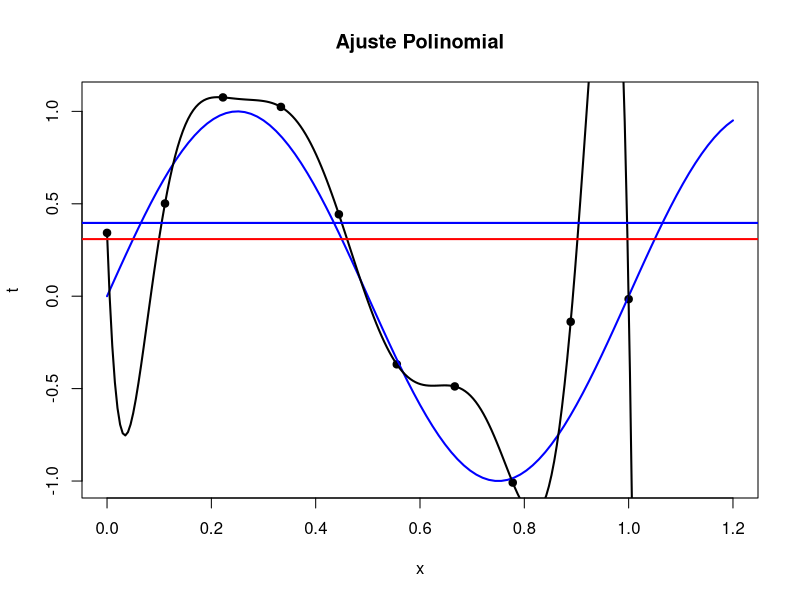
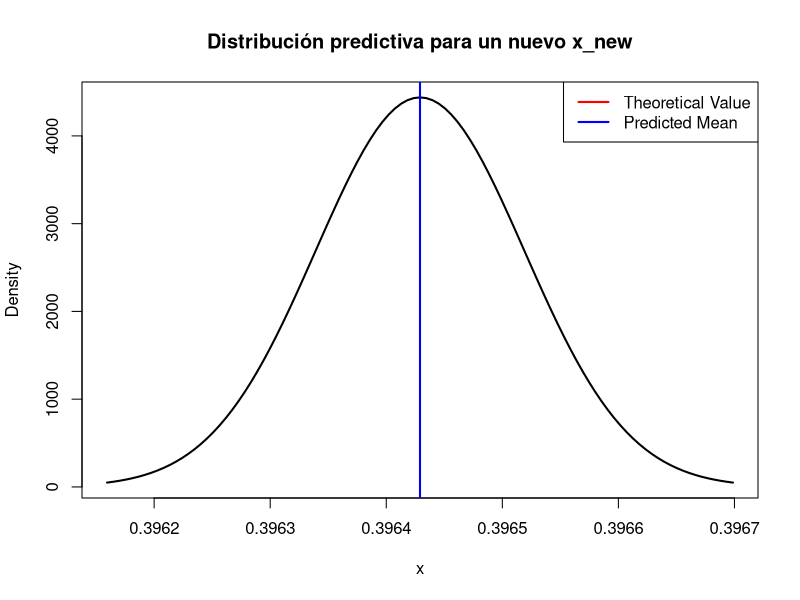
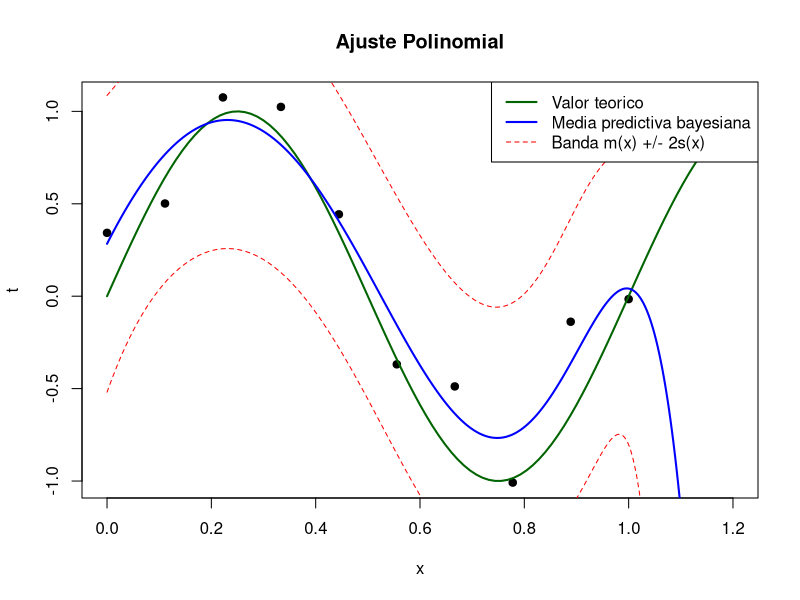

Here is the R script that generated these plots, in order:
#####################################
############ DATOS ##################
#####################################
#Generar datos sintéticos
# 10 puntos de t = sin(2*pi*x) + N(0, 0.1)
set.seed(42)
grado <- 9
n <- 10
x <- seq(0, 1, length.out = n)
t <- sin(2 * pi * x) + rnorm(n, mean = 0, sd = 0.25)

#Graficar los datos sinteticos
plot(x, t, main = "Ajuste Polinomial", xlab = "x", ylab = "t", pch = 19,
     xlim = c(0, 1.2))

#Graficar curva teorica t = sin(2*pi*x)
curve(sin(2 * pi * x), add = TRUE, col = "blue", lwd = 2)

#Para obtener los pesos del ajuste polinomial, al minimizar el error cuadratico
# el vector solucion de maxima verosimilitud en un ajuste polinomial de orden M
# tiene la forma w_ML = X^(-1) * R

#####################################
############ AJUSTE PUNTUAL #########
#####################################
#Calcular el n-ésimo momento de los datos de entrada x
moment_x <- function(x, n) {
  mean(x^n)
}

#Calcular el n-ésimo momento de los datos de entrada multiplicados por t_i
# 1/N Σ (x_i^n * t_i)
moment_xt <- function(datos, n) {
  mean((datos^n)*t)
}

#Crear la matriz de momentos M+1 x M+1 para calcular los pesos del ajuste polinomial (X)
M <- matrix(0, nrow = grado + 1, ncol = grado + 1)
#Crear vector que contiene los momentos de x_i^n * t_i (R)
b <- numeric(grado + 1)

#Guardar los momentos de 0 a 2M de los datos de entrada x
moments <- sapply(0:(grado * 2), function(n) moment_x(x, n))
#Llenar matriz simétrica con los momentos guardados
for (i in 0:grado) {
  for (j in 0:grado) {
    M[i + 1, j + 1] <- moments[i + j + 1]
  }
  #Calcular vector R
  b[i + 1] <- moment_xt(x, i)
}

#Calcular pesos w = X^-1 * R
w <- solve(M, b)

#funcion para predecir t dado un x usando los pesos w
t_predict <- function(x)
{
  sum(w * x^(0:(length(w) - 1)))
}

# Vector base polinomial phi(x) = [1, x, x^2, ..., x^M]^T
phi <- function(x, grado) {
  x^(0:grado)
}

#####################################
############ GRAFICOS ################
#####################################

#Graficar la curva polinomial usando los pesos w ajustados
x_grid <- seq(0, 2, length.out = 400)           # grid x denso
p <- sapply(x_grid, function(x) t_predict(x))
lines(x_grid, p, type = "l", lwd = 2)

# Graficar el valor teórico para x_new usando t = sin(2*pi*x)
x_new <- 0.45
abline(h = sin(2 * pi * x_new), col = "red", lwd = 2)
# Graficar predicción del valor promedio para x_new
abline(h = t_predict(x_new), col = "blue", lwd = 2)

#########################################################################################################
############ CALCULAR DISTRIBUCION PREDICTIVA PARA UN NUEVO x0 (Bayes pt.1) usando estimadores ML #######
#########################################################################################################

residuos_ml <- t - sapply(x, t_predict)
sigma2_ML <- mean(residuos_ml^2)
beta_ML <- 1 / sigma2_ML

#####################################
############ GRAFICOS ################
#####################################
sd<- sqrt(1/beta_ML)

# graficar distribución normal centrada en t_predict(x_new) con varianza beta_ML^-1
# corresponde a p(t_new | x_new, w_ML, beta_ML) = N(t_new | t_predict(x_new, w_ML), beta_ML^-1)
curve(dnorm(x, mean = t_predict(x_new), sd = sd),
      from = -3*sd + t_predict(x_new), to = 3*sd + t_predict(x_new),
      lwd = 2,
      xlab = "x", ylab = "Density",
      main = "Distribución predictiva para un nuevo x_new")

#plot theoretical value for x_new using t = sin(2*pi*x)
abline(v = sin(2 * pi * x_new), col = "red", lwd = 2)

#plot mean predicted value for x_new
abline(v = t_predict(x_new), col = "blue", lwd = 2)

legend("topright",
       legend = c("Theoretical Value", "Predicted Mean"),
       col = c("red", "blue"),
       lwd = 2)

#############################################################################################
############ CALCULAR DISTRIBUCION PREDICTIVA PARA UN NUEVO x0 (Bayes pt.2) en general #######
#############################################################################################
# Considerando alfa y beta fijos (hiperparametros),
# Corresponde a eq.1: 
#               p(t_new | x_new, x, t) = integral(p(t_new | x_new, w) * p(w | x, t) dw)
# donde p(t_new | x_new, w) = N(t_new | t_predict(x_new, w), beta^-1)
#     y p(w | x, t) = p(t|x, w, beta) * p(w|alfa) / p(t|x, alfa, beta)
#     es la distribución posterior de los pesos w dados los datas (x, t)

alfa = 5*(10^-3)
beta = 11.1

#Al resolver la eq.1 se obtiene
# p(t_new | x_new, x, t) = N(t_new | m(x), s^2(x))

# Matriz de diseño Phi de tamaño N x (M + 1), con Phi[n, ] = phi(x_n)^T
Phi <- t(sapply(x, phi, grado = grado))

# S_N^{-1} = alfa*I + beta*Phi^T*Phi
S_inv <- alfa * diag(grado + 1) + beta * crossprod(Phi)
S <- solve(S_inv)

# m_N = beta * S_N * Phi^T * t
m_N <- beta * S %*% crossprod(Phi, t)

# Media predictiva m(x) = m_N^T * phi(x)
m <- function(x) {
  phi_x <- phi(x, grado)
  as.numeric(t(m_N) %*% phi_x)
}

# Varianza predictiva s^2(x) = 1/beta + phi(x)^T * S_N * phi(x)
s2 <- function(x) {
  phi_x <- phi(x, grado)
  as.numeric((1 / beta) + t(phi_x) %*% S %*% phi_x)
}

#finalmente la distribucion predictiva para un nuevo x_new es p(t_new | x_new, x, t) = N(t_new | m(x_new), s^2(x_new))
#por lo que graficamos una curva m(x) y un intervalo de confianza m(x) +/- 2*s(x) sobre los datos originales

#Graficar los datos sinteticos
plot(x, t, main = "Ajuste Polinomial", xlab = "x", ylab = "t", pch = 19,
     xlim = c(0, 1.2))

# Graficar curva teorica t = sin(2*pi*x)
curve(sin(2 * pi * x), add = TRUE, col = "darkgreen", lwd = 2)

#graficar m(x)
x_grid <- seq(0, 1.2, length.out = 400)
m_values <- sapply(x_grid, m)
lines(x_grid, m_values, col = "blue", lwd = 2)

#graficar intervalo de confianza m(x) +/- 2*s(x)
s_values <- sapply(x_grid, function(x) sqrt(s2(x)))
lines(x_grid, m_values + 2 * s_values, col = "red", lwd = 1, lty = 2)
lines(x_grid, m_values - 2 * s_values, col = "red", lwd = 1, lty = 2)

legend("topright",
       legend = c("Valor teorico", "Media predictiva bayesiana", "Banda m(x) +/- 2s(x)"),
       col = c("darkgreen", "blue", "red"),
       lwd = c(2, 2, 1),
       lty = c(1, 1, 2))
